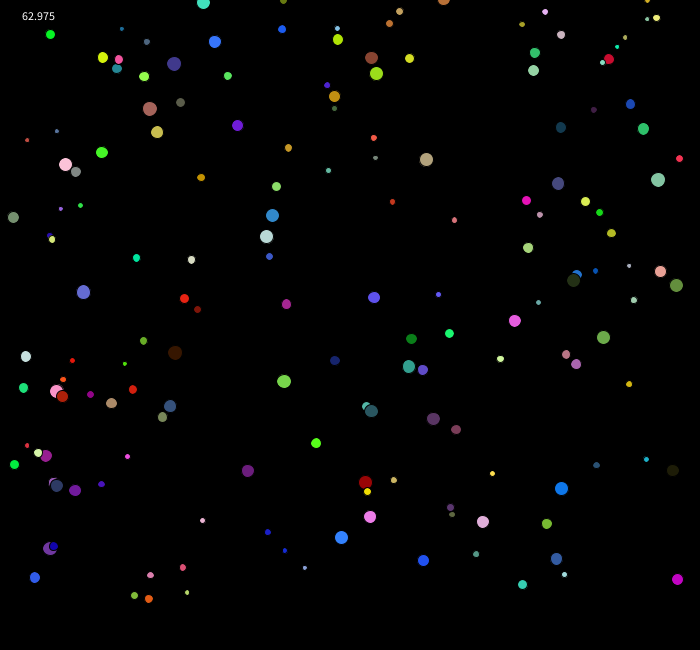
Frame 1 (no input)
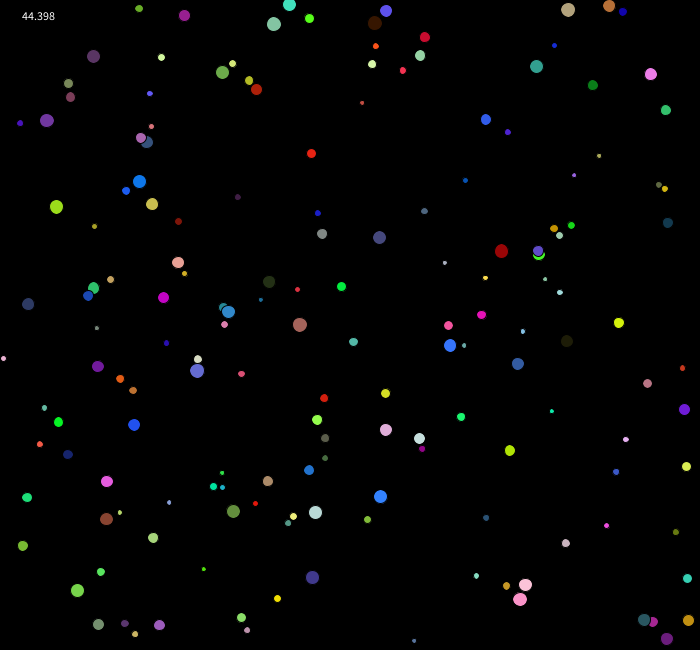
Frame 60 (the mouse pressed at the canvas centre just before this capture)
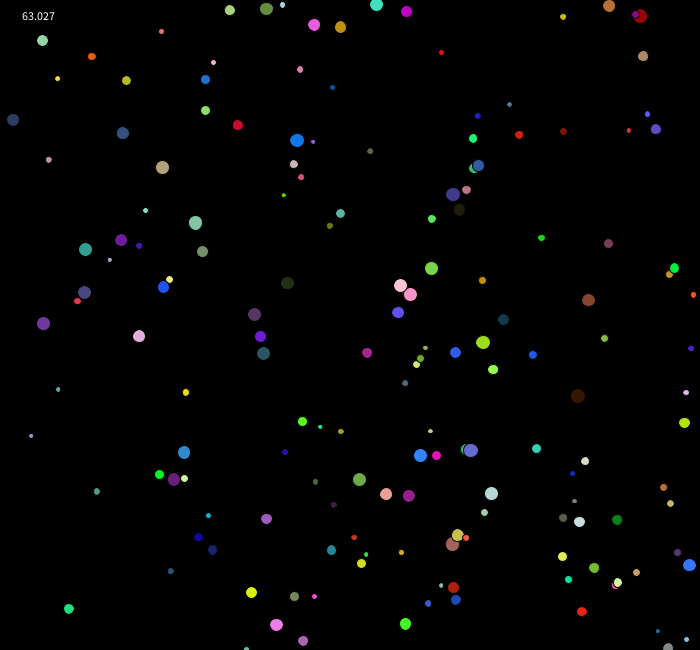
Frame 120 (the mouse held since frame 60 and released just before this capture)

The Processing sketch that drew these frames (run headless with seeded random() and noise(); from frame 60 on, the mouse is pressed at the canvas centre):

// Processing sketch: processing_149811
// ── processing_149811.pde

// random number for number of circles in the animation
int numofcirc= int (random (100, 200)); //random must be converted to integer to be used with the moving circle function

// variable define where animation will begin
// if startposition=1, circles begin in random position
// if startposition=2, circles begin in the center of the window 
int startposition = 1;

//Circle Animation 

MovingCircle[] CircleAnimation = new MovingCircle [numofcirc] ; //number of circles

void setup() {
  size (700, 650);
  frameRate (65);


  for (int i=0; i<CircleAnimation.length; i++) {
  if (startposition == 1)
  {
    CircleAnimation[i] = new MovingCircle(random (700), random (600), random (5, 15)); // starts circles at random positions
  }
  if (startposition == 2)
  {
  CircleAnimation[i] = new MovingCircle(width/2, height/2, random (5, 15)); // starts circles in the middle of the window
  }
  }
}




 void draw() {
  background(0);

  // array of circles
  for (int i=0; i<CircleAnimation.length; i++) {

    CircleAnimation[i].update();
    CircleAnimation[i].checkCollisions();
    CircleAnimation[i].drawCircle();
  }
  // displays framerate
  
  fill(255);
  text(frameRate,20,20);
  
}

class MovingCircle {

  float x;
  float y;
  float xSpeed;
  float ySpeed;

  float circleSize;

  MovingCircle(float xpos, float ypos, float csize) {
    x = xpos;
    y = ypos;
    circleSize = csize;


    xSpeed = random(-10, 10);
    ySpeed = random(-10, 10);
  }

  void update() {
    x += xSpeed;
    y += ySpeed;
  }

  void checkCollisions() {

    float r = circleSize/2;

    if ( (x<r) || (x>width-r)) {
      xSpeed = -xSpeed;
    } 

    if ( (y<r) || (y>height-r)) {
      ySpeed = -ySpeed;
    }
  }
  float color1= int (random (255));
  float color2= int (random (255));
  float color3= int (random (255));

  void drawCircle() {

    fill(color1, color2, color3);
    ellipse(x, y, circleSize, circleSize);
  }
}
